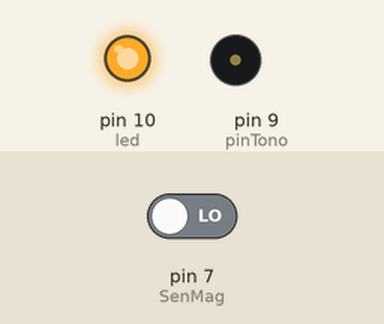
Recording of a sketch running on a simulated Arduino Uno, built with avr-gcc and run on an emulated ATmega328P. Parts: output pins drawn as LEDs (lit = HIGH), buzzer (waves = sounding). The test bench sets the inputs (shaded band); at power-on: pin 7 (SenMag) LOW.

Above: at 1.2 s.
1.3 s: pin 7 (SenMag) driven HIGH
At 1.6 s:
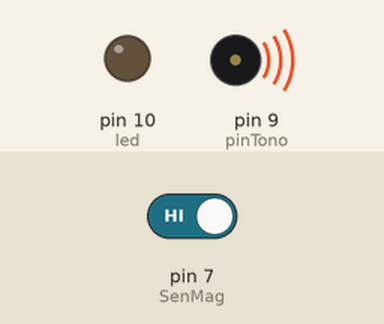
Timing chart, 0 to 4.3 s (numbered marks = the images above; inputs shaded):
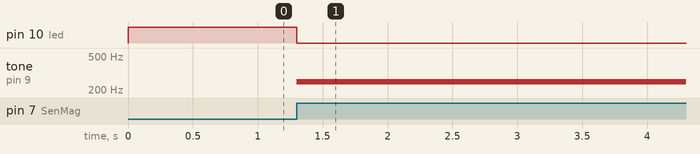

Measured:
- after the input at 1.3 s, pin 10 (led): HIGH → LOW at once; tone on pin 9 (pinTono): silent → 250 Hz at once

The sketch:

Sensor_magnetico_bocina_-_alarma.ino
```cpp
int led=10;
int SenMag=7;
int pinTono=9;

void setup() {
  pinMode(led,OUTPUT);
  pinMode(SenMag,INPUT);
}

void loop()
{
  bool valor = digitalRead (SenMag) ;
  digitalWrite( led, !valor) ;
  if (valor) {
    tone(pinTono,250);
    delay(4000);
    noTone(pinTono);
  }
}
```
